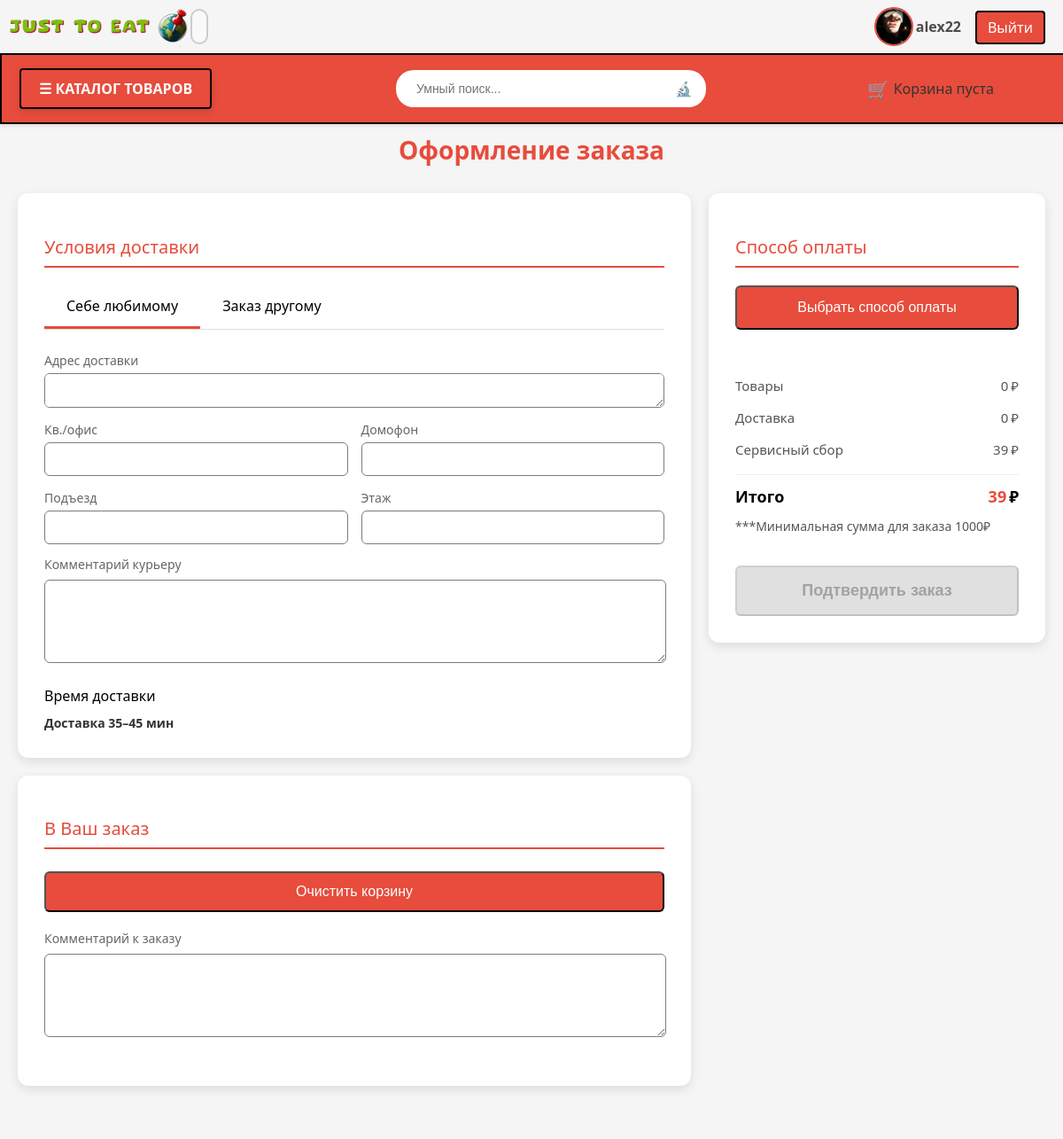
The app's page /products/zakaz_end/ (signed in), older data.
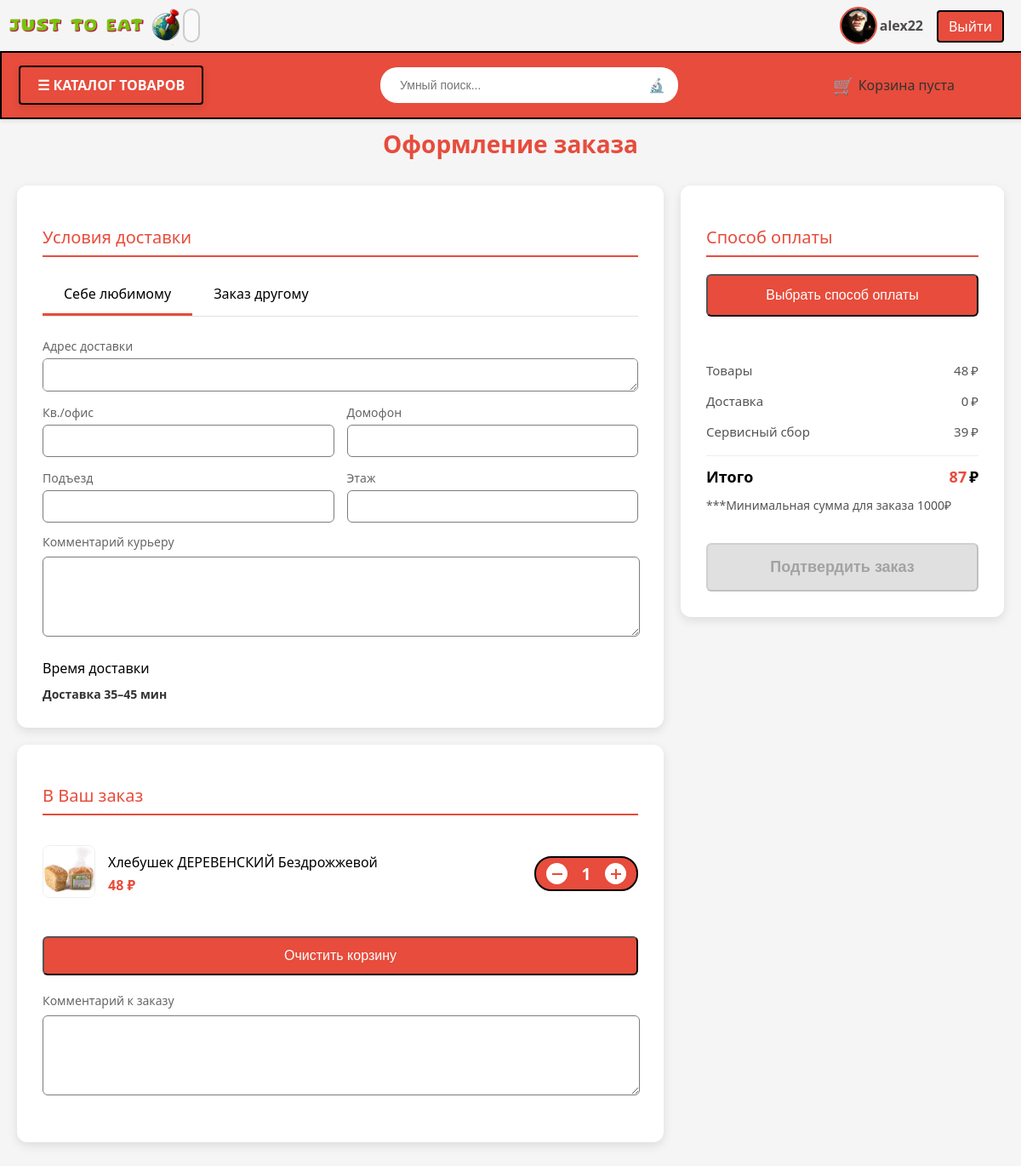
The same page, newer data.
### products/models.py (models this page shows, shortened)
class Basket(models.Model):
    user = models.ForeignKey(User, on_delete=models.PROTECT)
    product = models.ForeignKey(Product, on_delete=models.PROTECT)
    quantity = models.PositiveIntegerField(default=1)
    created_timestamp = models.DateTimeField(auto_now_add=True)
    class Meta:
        unique_together = ('user', 'product')
    @property
    def sum(self):
        return int(self.product.price * self.quantity)

class Product(models.Model):
    name = models.CharField(max_length=256, verbose_name=('Имя'))
    image = models.ImageField(upload_to="product_media", verbose_name=('Фото продукции'))
    short_description = models.TextField(max_length=64, blank=True, verbose_name=('Краткое описание'))
    description = models.TextField(max_length=64, blank=True, verbose_name=('Описание'))
    price = models.DecimalField(max_digits=8, decimal_places=2, verbose_name=('Цена'))
    quantity = models.PositiveIntegerField(default=0, verbose_name=('Количество'))
    category = models.ForeignKey(ProductCategory, on_delete=models.PROTECT, related_name='products', verbose_name=('Категория'))
    manufacturer_country = models.CharField(max_length=24, blank=True, verbose_name=('Страна производитель'))
    manufacturer = models.CharField(max_length=24, blank=True, verbose_name=('Производитель'))
    specificity = models.TextField(max_length=512, blank=True, verbose_name=('Спецификация'))
    brand = models.TextField(max_length=24, blank=True, verbose_name=('Бренд'))
    packing_type = models.TextField(max_length=24, blank=True, verbose_name=('Тип упаковки'))
    material_type = models.TextField(max_length=24, blank=True, verbose_name=('Тип материала'))
    size = models.TextField(max_length=16, blank=True, verbose_name=('Размеры ШхВхГ'))
    composition = models.TextField(max_length=512, blank=True, verbose_name=('Состав'))
    kilocalories = models.DecimalField(max_digits=8, decimal_places=1, default=0, verbose_name=('Ккал'))
    kilojoule = models.PositiveIntegerField(default=0, verbose_name=('КДж'))
    fats = models.DecimalField(max_digits=8, decimal_places=1, default=0, verbose_name=('Жиры'))
    carbs = models.DecimalField(max_digits=5, decimal_places=1, default=0, verbose_name=('Углеводы'))
    proteins = models.DecimalField(max_digits=5, decimal_places=1, default=0, verbose_name=('Белки'))
    storage_conditions = models.TextField(max_length=64, blank=True, verbose_name=('Условия хранения'))
    recommendations = models.TextField(max_length=1024, blank=True, verbose_name=('Рекомендации'))
    average_rating = models.DecimalField(max_digits=3, decimal_places=1, default=0.0, verbose_name=('Средний рейтинг'))

### products/views.py (the view)
# urls.py: path('zakaz_end/', zakaz_end, name='zakaz_end'),
@login_required
def zakaz_end(request):
    baskets = Basket.objects.filter(user=request.user) if request.user.is_authenticated else []
    total_sum = sum(basket.sum for basket in baskets) if baskets else 0
    if total_sum < 1000:
        delivery_cost = 0
    else:
        delivery_cost = int(total_sum * 0.10)
    service_fee = 39
    total_with_delivery = total_sum + delivery_cost + service_fee
    if request.method == 'POST':
        logger.info(f"POST запрос на zakaz_end, данные: {request.POST}")
        payment_method = request.POST.get('payment_method', '')
        logger.info(f"Выбранный способ оплаты: {payment_method}")
        if not payment_method:
            logger.warning("Способ оплаты не выбран")
            messages.error(request, 'Выберите способ оплаты')
            return redirect('products:zakaz_end')
        form = OrderForm(request.POST)
        if form.is_valid():
            logger.info("Форма валидна")
            try:
                with transaction.atomic():
                    if payment_method == 'card':
                        card_details = {
                            'card_number': form.cleaned_data.get('card_number', ''),
                            'cardholder_name': form.cleaned_data.get('cardholder_name', ''),
                            'cvv': form.cleaned_data.get('cvv', '')
                        }
                        logger.info(f"Данные карты: {card_details}")
                        payment_result = process_payment(payment_method, card_details, total_with_delivery)
                    else:
                        payment_result = process_payment(payment_method, {}, total_with_delivery)
                    if payment_result['status'] == 'error':
                        logger.error(f"Ошибка платежа: {payment_result['message']}")
                        messages.error(request, payment_result['message'])
                        return redirect('products:zakaz_end')
                    order = form.save(commit=False)
                    order.user = request.user
                    if not baskets.exists():
                        logger.warning("Корзина пуста")
                        messages.error(request, 'Корзина пуста!')
                        return redirect('products:zakaz_end')
                    order.total_price = total_sum
                    order.delivery_cost = delivery_cost
                    order.service_fee = service_fee
                    order.payment_method = payment_method
                    order.transaction_id = payment_result['transaction_id']
                    order.save()
                    for basket in baskets:
                        OrderItem.objects.create(
                            order=order,
                            product=basket.product,
                            quantity=basket.quantity,
                            price=basket.product.price
                        )
                    logger.info(f"Заказ #{order.id} успешно создан, очищаем корзину")
                    baskets.delete()
                    messages.success(request, f'Заказ успешно создан! ID транзакции: {payment_result["transaction_id"]}')
                    return redirect('products:order_confirmation')
            except Exception as e:
                logger.error(f"Ошибка при создании заказа: {str(e)}", exc_info=True)
                messages.error(request, 'Произошла ошибка при оформлении заказа. Пожалуйста, попробуйте еще раз.')
                return redirect('products:zakaz_end')
        else:
            logger.error(f"Форма невалидна: {form.errors.as_json()}")
            messages.error(request, f'Ошибки в форме: {form.errors.as_text()}')
            return render(request, 'products/zakaz_end.html', {
                'form': form,
                'basket_items': baskets,
                'total_sum': total_sum,
                'delivery_cost': delivery_cost,
                'service_fee': service_fee,
                'total_with_delivery': total_with_delivery,
                'categories': ProductCategory.objects.all(),
            })
    else:
        initial_data = {}
        if request.user.is_authenticated:
            initial_data = {
                'full_name': f"{request.user.first_name} {request.user.last_name}",
                'phone': request.user.phone if hasattr(request.user, 'phone') else '+7',
                'address': request.user.address if hasattr(request.user, 'address') else '',
                'payment_method': ''
            }
        form = OrderForm(initial=initial_data)
    context = {
        'form': form,
        'basket_items': baskets,
        'total_sum': total_sum,
        'delivery_cost': delivery_cost,
        'service_fee': service_fee,
        'total_with_delivery': total_with_delivery,
        'categories': ProductCategory.objects.all(),
    }
    logger.info("Отображение страницы zakaz_end для GET запроса")
    return render(request, 'products/zakaz_end.html', context)

### products/forms.py
class OrderForm(forms.ModelForm):
    phone = forms.CharField(
        label="Телефон получателя",
        max_length=15,
        widget=forms.TextInput(attrs={'value': '+7'})
    )
    payment_method = forms.ChoiceField(
        label="Способ оплаты",
        choices=[('', 'Выберите способ оплаты'), ('card', 'Карта'), ('sbp', 'СБП')],
        required=True,
        widget=forms.HiddenInput()
    )
    class Meta:
        model = Order
        fields = [
            'full_name', 'phone', 'address', 'apartment_office', 'intercom', 'entrance', 'floor',
            'courier_comment', 'order_comment', 'delivery_time', 'card_number', 'cardholder_name',
            'cvv', 'payment_method'
        ]

### products/templates/products/zakaz_end.html (shortened to what the changed rows need)
{% extends 'products/base.html' %}
{% load static %}
{% block css %}
<link rel="stylesheet" href="{% static 'css/zakaz_end.css' %}">
{% endblock %}
{% block content %}
<form method="post" id="order-form">
    <div class="order-wrapper">
        <div class="order-container">
            <h1 class="main-title">Оформление заказа</h1>
            <div class="order-sections-container">
                <div>
                    <div class="delivery-section">
                        <h2 class="section-title">Условия доставки</h2>
                    </div>
                    <div class="order-section">
                        <h2 class="section-title">В Ваш заказ</h2>
                        <div class="order-items">
                            {% for item in basket_items %}
                            <div class="order-item" data-basket-id="{{ item.id }}">
                                <a href="{% url 'products:product_detail' item.product.id %}">
                                    <img src="{{ item.product.image.url }}" alt="{{ item.product.name }}"
                                         class="item-image">
                                </a>
                                <div class="item-info">
                                    <h4>{{ item.product.name }}</h4>
                                    <div class="item-price" data-item-sum="{{ item.sum }}">
                                        {{ item.sum }} ₽
                                    </div>
                                </div>
                                <div class="item-quantity">
                                    <button class="quantity-btn decrease" data-basket-id="{{ item.id }}"
                                            data-action="decrease"></button>
                                    <span class="quantity-value">{{ item.quantity }}</span>
                                    <button class="quantity-btn increase" data-basket-id="{{ item.id }}"
                                            data-action="increase"></button>
                                </div>
                            </div>
                            {% endfor %}
                        </div>
                    </div>
                </div>
                <div class="payment-section" id="payment-section">
                    <div class="payment-sticky">
                        <h2 class="section-title">Способ оплаты</h2>
                        <div class="payment-details">
                            <div class="detail-row">
                                <div class="price-container">
                                    <span class="price-total">{{ total_sum }}</span>₽
                                </div>
                            </div>
                            <div class="total-row">
                                <div class="price-container">
                                    <span class="total-price">{{ total_with_delivery }}</span> ₽
                                </div>
                            </div>
                        </div>
                    </div>
                </div>
            </div>
        </div>
    </div>
</form>
{% endblock %}

Row changes from the older to the newer data that the page shows:
added Basket: product.image (picture), product.name "Хлебушек ДЕРЕВЕНСКИЙ Бездрожжевой", sum "48", quantity "1"
Text that changed along with them:
{{ total_sum }}: "0" → "48"
{{ total_with_delivery }}: "39" → "87"
